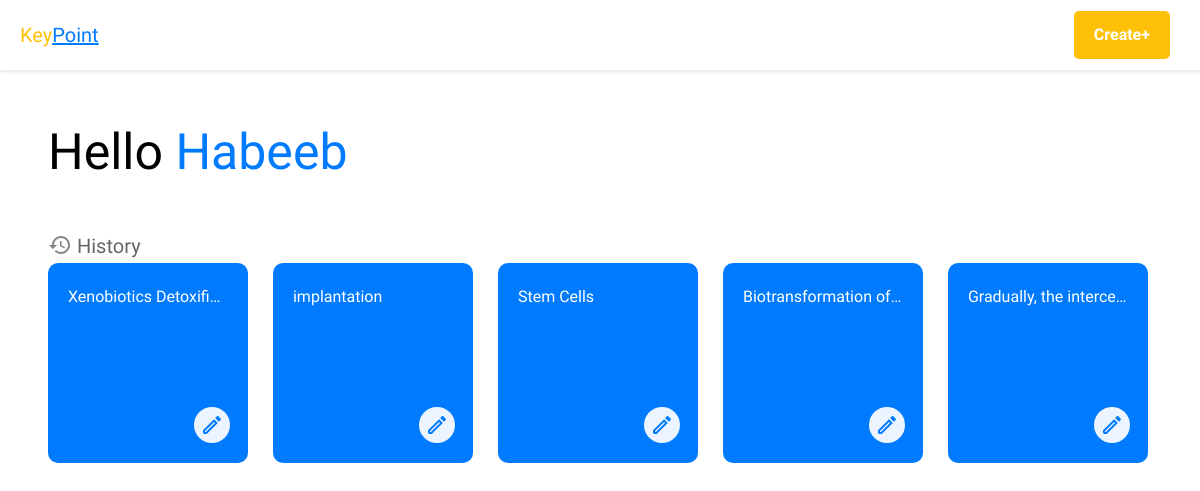
Page / (signed in) on the earlier database version.
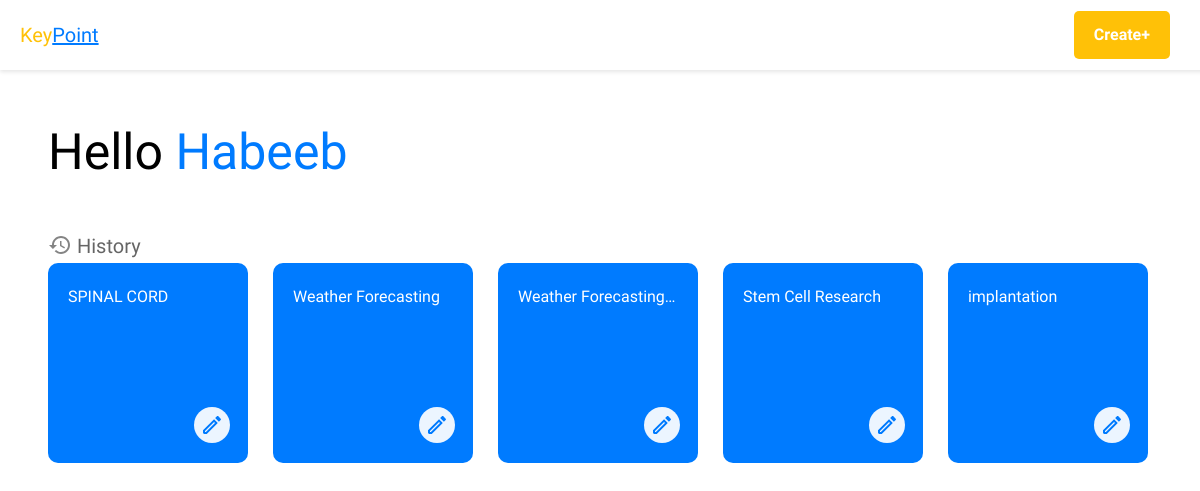
Same page on the later database version.
### home/models.py (models this page shows, shortened)
class SavedData(models.Model):
    author = models.ForeignKey(User, on_delete=models.CASCADE)
    title = models.CharField(max_length=60, unique=True)
    data = models.TextField()
    slug = models.SlugField(max_length=100, unique=True, blank=True)

### home/views.py (the view)
# urls.py: path("", homePageView, name='home'),
def homePageView(request):
    if request.user.is_authenticated:
        user_data = SavedData.objects.filter(author=request.user)
        reversed_user_data = user_data[::-1]
        context = {
            'historical_chats':reversed_user_data
        }
        return render(request, 'home.html', context)
    else:
        return render(request, 'home.html')

### home/templates/home.html (shortened to what this page needs)
{% extends 'base.html' %}
{% block content %}
{% load socialaccount %}
{% if user.is_authenticated %}
<header class="header">
    <div class="logo">
        <a href="{% url 'home' %}">
        <strong style="color: #ffc107; display: inline-block;">Key</strong><div style="text-decoration: underline; color: #007bff; display: inline-block;">Point</div>
        </a>
    </div>
    <nav class="navigation">
        <ul>
            <li class="boxed-link"><a href="{% url 'emphasis' %}"><div>Create+</div></a></li>
        </ul>
    </nav>
</header>
<main class="home-content">
<div class="name"  id="text-container">
Hello <strong class="name-color"><a href="{% url 'settings' %}">{{user.username}}</a></strong>
</div><br>
<div class="h3-container" style="opacity: 60%;">
    <div class="history">
        History
    </div>
</div>
<div class="scroll-container">
    <div class="container">
        {% if historical_chats %}
            {% for data in historical_chats %}
            <div class="square-box">
                <a href="{% url 'detail' data.slug %}" class="box-link">
                    <div class="box-content">{{ data.title }}</div>
                </a>
                <a href="{% url 'edit' data.slug %}" class="edit-link">
                </a>
            </div>
            {% endfor %}
        {% else %}
        <div class="no-history-box">
            <div class="no-history-box-content" style="opacity: 50%;">No data</div>
        </div>
        {% endif %}
    </div>
</div>
</main>
{% endif %}
{% endblock %}

Differences in the rows shown:
removed SavedData: title "Xenobiotics Detoxifi…"
removed SavedData: title "Stem Cells"
no longer on this page (row unchanged): SavedData: title "Biotransformation of…"
no longer on this page (row unchanged): SavedData: title "Gradually, the interce…"
added SavedData: title "SPINAL CORD"
added SavedData: title "Weather Forecasting"
added SavedData: title "Weather Forecasting…"
added SavedData: title "Stem Cell Research"
